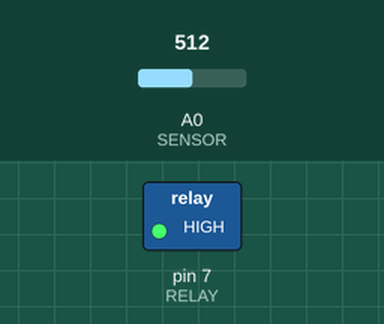
The sketch below on a simulated Arduino Uno, built with avr-gcc and run on an emulated ATmega328P. On the bench: switched loads named in the sketch (green lamp = pin HIGH). Inputs (shaded band) come from the test bench; at power-on: A0 (SENSOR) = 512. What the sketch prints to the serial monitor is not drawn.

Above: at 1.8 s.
1.9 s: A0 (SENSOR) set to 112
3.4 s: A0 (SENSOR) set to 98
At 5.2 s:
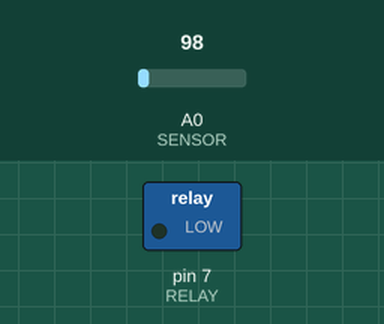
5.5 s: A0 (SENSOR) set to 122
At 6.9 s:
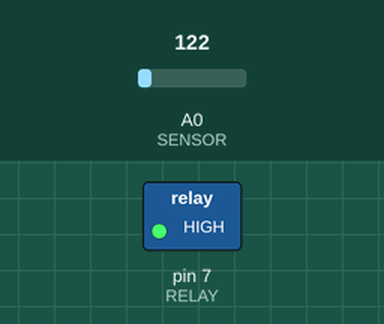
7.5 s: A0 (SENSOR) set to 0
At 8.6 s:
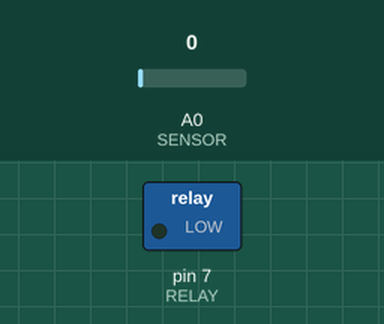
Timing chart, 0 to 10.5 s (numbered marks = the images above; inputs shaded):
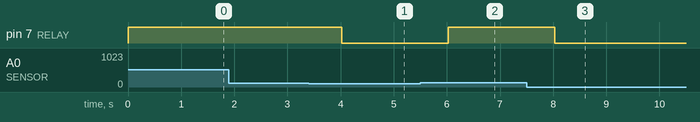

Measured:
- the behaviour switches between 103 and 102 on A0 (SENSOR) (found by bisection; images 0 and 1)
- after the input at 1.9 s, every drawn part: stays the same
- after the input at 3.4 s, pin 7 (RELAY): HIGH → LOW after 0.62 s
- after the input at 5.5 s, pin 7 (RELAY): LOW → HIGH after 0.52 s
- after the input at 7.5 s, pin 7 (RELAY): HIGH → LOW after 0.53 s

The sketch:

CALOR.ino
```cpp
const int RELAY = 7;
const int SENSOR = A0;

// ∘C
const float UMBRAL_DE_TEMPERATURA = 0;

//Referencias
// mV / ∘C
const int SENSIBILIDAD_DEL_SENSOR = 10;
const int REFERNCIA_TEMPERATURA = 25;
const int REFERENCIA_VOLTAJE = 750;

const float ORDENADA = REFERENCIA_VOLTAJE - (SENSIBILIDAD_DEL_SENSOR * REFERNCIA_TEMPERATURA);

inline float calcular_temperatura (float voltaje){
  return ((voltaje * 1000 - ORDENADA) / SENSIBILIDAD_DEL_SENSOR);
}


inline float calcular_voltaje(int lectura_discreta){
    return ((float)lectura_discreta / 1024) * 5;
}
void setup() {
  Serial.begin(9600);
  pinMode(RELAY, OUTPUT);
}

void loop() {

  int lectura = analogRead(SENSOR);
  float voltaje = calcular_voltaje(lectura);
  float temperatura = calcular_temperatura(voltaje);

  // IMPRESIONES SERIALES
  Serial.print("LECTURA DISCRETA: ");
  Serial.println(lectura);

  Serial.print("VOLTAJE: ");
  Serial.print(voltaje * 1000);
  Serial.println(" mV");

  Serial.print("TEMPERATURA: ");
  Serial.print(temperatura);
  Serial.println(" ∘C");


  if (temperatura < UMBRAL_DE_TEMPERATURA){
    digitalWrite(RELAY, LOW);
  }
  else{
    digitalWrite(RELAY, HIGH);
  }
  delay(1000);

}
```
